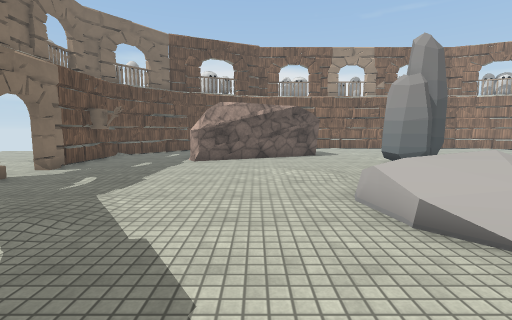
View 1 (above)

18 first-person views from a walk through a 3-D level made in the Unity game engine. The camera is 1.4 m above the floor, tilts 6° down and sees 85° across. The floor is counted in squares, 1 m on a side. Each view is taken from the middle of a square. On the plan, view 1 faces up. The plan holds only what a view shows up to about 14 squares ahead; the rest is blank. The place goes on beyond the plan. Door leaves are left out, so doorways stand open. Some surface patterns are stand-ins.

View 2
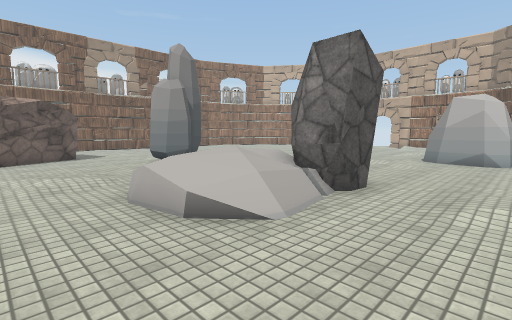

View 3
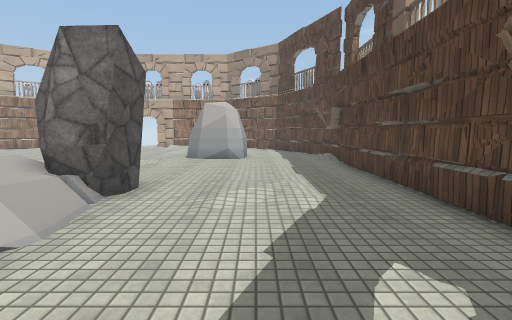

View 4
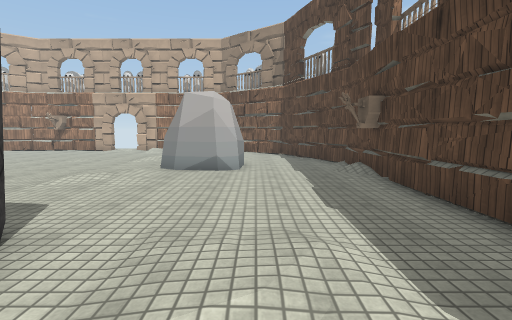

View 5
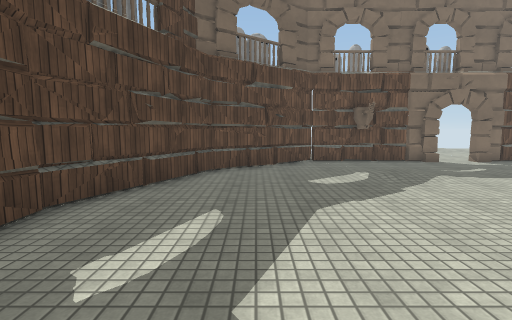

View 6
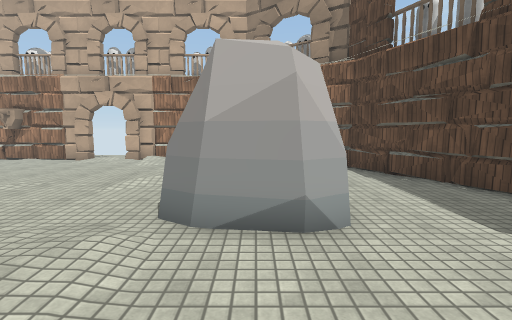

View 7
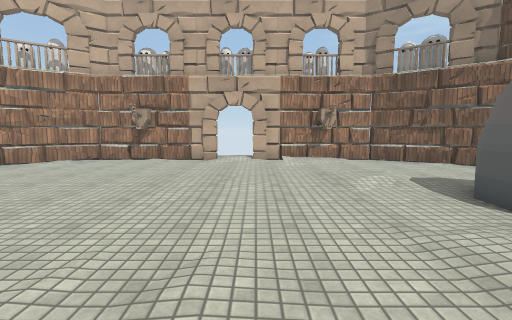

View 8
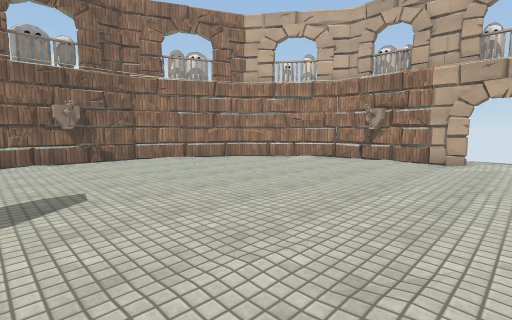

View 9
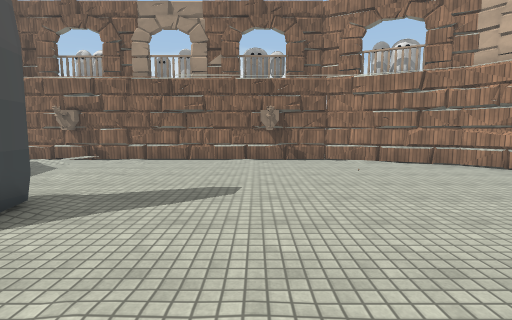

View 10
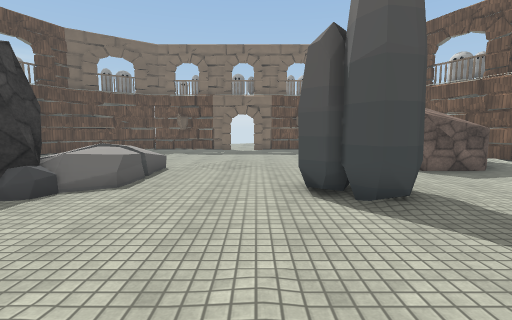

View 11
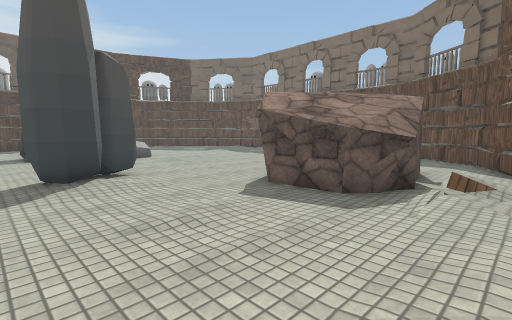

View 12
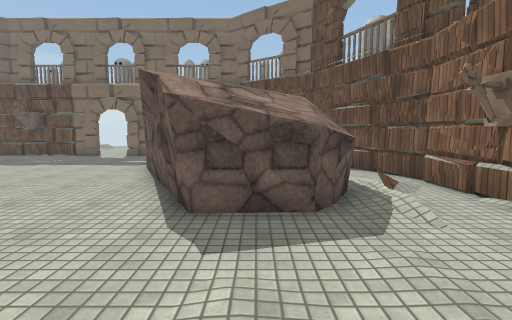

View 13
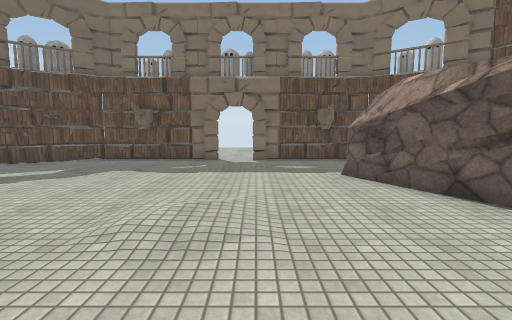

View 14
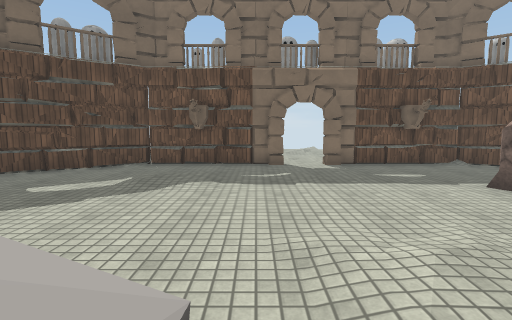

View 15
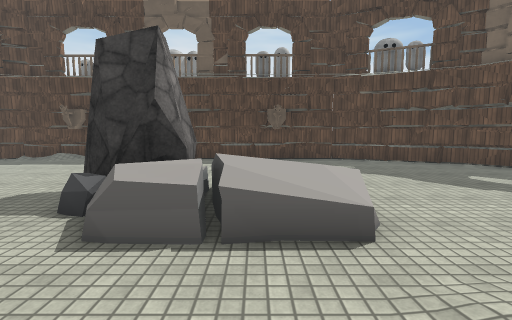

View 16
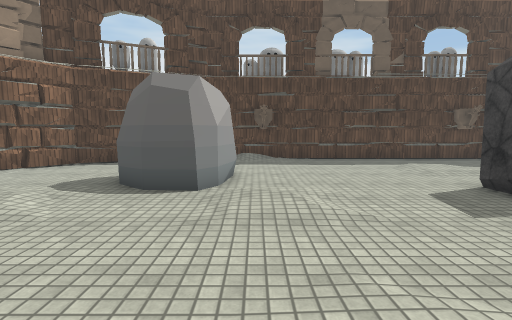

View 17
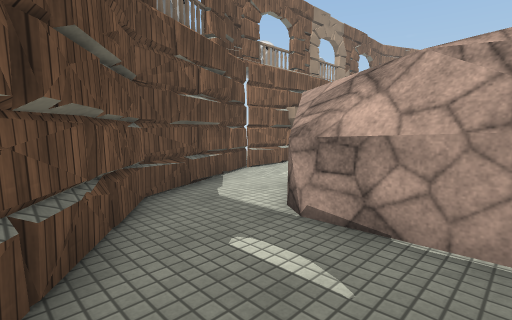

View 18
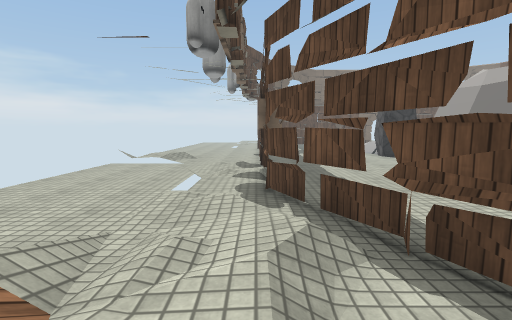

### Floor plan
Key: @ floor where view 1 was taken; # wall or solid block; x gap in a wall; . main floor; : floor 0.25 m higher than the main floor; + floor 0.5 m higher than the main floor; / step, stairs or slope; D open door; = window, fence, low wall or low ledge; R rock; O other object.
Columns run from 8 left of view 1 to 24 right of it. Each row starts with its distance up from view 1.
 22         #################
 21      ####..O/........O..###
 20    ###../////.............###
 19    =....RRR..................=
 18   ##..RRRRRR.................##
 17  ##..RRRRRRR..................#.
 16 ##...RR  RRR...................#
 15 #....RR  RRR...................#
 14 #....RRRRR.....................x
 13 #O...RR........RR..............O
 12 #............RRRR..............#
 11 #.............RR...............#
 10 D..............................#D
  9 D...............................D
  8 D..............................#
  7 #..............................#
  6 #.........R /RR................#
  5 #O......../  +RR...............O
  4 #.........// RRR.....:.........x
  3 #..........//RRR......RRR......#
  2 ##....................RRRR.....#
  1  ##...................RRR ....##
  0   ##....@.....:..............##
 -1    =.........................#
 -2    ###.....................=##
 -3      ####..O.........O..###/.
 -4         ##############=##/::: .
 -5                 .....///.:.//
 -6                 .....///...//
 -7                 /...........
 -8                 ://........
 -9                  //.......
-10                  //......

Where each view was taken, in squares from view 1:
view 1: 0 up, 0 right, facing up
view 2: 0 up, 0 right, facing up-right
view 3: 0 up, 0 right, facing right
view 4: 0 up, 4 right, facing right
view 5: 0 up, 5 right, facing left
view 6: 2 up, 10 right, facing right
view 7: 8 up, 10 right, facing right
view 8: 8 up, 10 right, facing up-right
view 9: 8 up, 12 right, facing up
view 10: 10 up, 13 right, facing left
view 11: 21 up, 9 right, facing down-left
view 12: 17 up, 8 right, facing left
view 13: 10 up, 6 right, facing left
view 14: 7 up, 4 right, facing left
view 15: 10 up, 4 right, facing down
view 16: 10 up, 13 right, facing down
view 17: 14 up, 7 left, facing up-right
view 18: 4 down, 22 right, facing left
